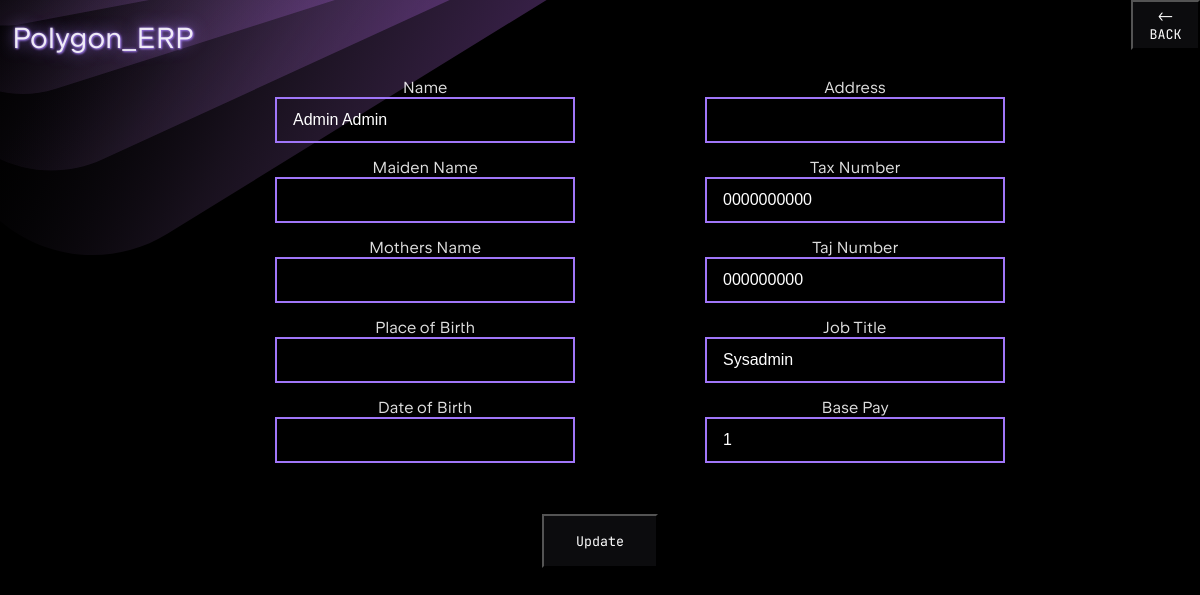
Page /user/edit_worker/1 (signed in) on the committed database.
### polygonerp/models/user.py (models this page shows, shortened)
class User(db.Model):
    id = db.Column(db.Integer, primary_key=True)
    username = db.Column(db.String(80), unique=True, nullable=False)
    password_hash = db.Column(db.String(255), unique = True, nullable=False)
    name = db.Column(db.String(200), nullable=False)
    maiden_name = db.Column(db.String(200), nullable=False)
    mothers_name = db.Column(db.String(200), nullable=False)
    pob = db.Column(db.String(200), nullable=False)
    dob = db.Column(db.String(200), nullable=False)
    address = db.Column(db.String(200), nullable=False)
    tax_num = db.Column(db.String(10), unique=True ,nullable=False)
    taj_number = db.Column(db.String(9), unique=True, nullable=False)
    job_title = db.Column(db.String(200), nullable=False)
    base_pay = db.Column(db.Integer, nullable=False)
    email_address = db.Column(db.String(200), nullable=False)
    is_admin = db.Column(db.Boolean, nullable=False)
    first_login = db.Column(db.Boolean, default=True)

### polygonerp/controllers/user_controller.py (the view)
    def update_user(self, user_id):
        user = User.query.get_or_404(user_id)
        form = UserForm(obj=user)
        if form.validate_on_submit():
            form.populate_obj(user)
            db.session.commit()
            print('updated successfully')
            return redirect(url_for('user.search_users'))
        return render_template('user/update_user.html', user=user, form=form)

### polygonerp/controllers/auth_controller.py (called while the page is built)
        def load_logged_in_user(self):
            user_id = session.get('user_id')
            g.user = User.query.filter_by(id=user_id).first() if user_id else None

### polygonerp/templates/user/update_user.html (shortened to what this page needs)
{% extends 'base.html' %}
{% block content %}
<form class="reg_form" method="post" onsubmit="return confirmUpdate()">
  <div class="form-columns">
    <div class="form-column">
      <div class="form-group">
        {{ form.name.label }} {{ form.name(class="form_inp") }}
      </div>
      <div class="form-group">
        {{ form.maiden_name.label }} {{ form.maiden_name(class="form_inp") }}
      </div>
      <div class="form-group">
        {{ form.mothers_name.label }} {{ form.mothers_name(class="form_inp") }}
      </div>
      <div class="form-group">
        {{ form.pob.label }} {{ form.pob(class="form_inp") }}
      </div>
      <div class="form-group">
        {{ form.dob.label }} {{ form.dob(class="form_inp") }}
      </div>
    </div>
    <div class="form-column">
      <div class="form-group">
        {{ form.address.label }} {{ form.address(class="form_inp") }}
      </div>
      <div class="form-group">
        {{ form.tax_num.label }} {{ form.tax_num(class="form_inp") }}
      </div>
      <div class="form-group">
        {{ form.taj_number.label }} {{ form.taj_number(class="form_inp") }}
      </div>
      <div class="form-group">
        {{ form.job_title.label }} {{ form.job_title(class="form_inp") }}
      </div>
      <div class="form-group">
        {{ form.base_pay.label }} {{ form.base_pay(class="form_inp") }}
      </div>
    </div>
  </div>
  <div class="form-submit">
    <input type="submit" value="Update" class="sign_in_button">
  </div>
</form>
{% endblock %}

### polygonerp/static/style.css (style rules this page uses)
:root { font-family: "JetBrains Sans", Inter, system-ui, Avenir, Helvetica, Arial, sans-serif; font-weight: 300; color: rgba(255, 255, 255, 0.87); background-color: #000000; text-align: center; }
.reg_form { display: flex; flex-direction: column; align-items: center; }
.sign_in_button { font-family: "JetBrains Mono", Inter, system-ui, sans-serif; background-color: rgba(25, 25, 28, 0.5); cursor: pointer; color: rgba(255, 255, 255, 1); padding: 1rem 2rem ; margin-top: 1rem; }
.form-columns { display: flex; gap: 50px; justify-content: center; margin-bottom: 20px; flex-wrap: wrap; }
.form-column { display: flex; flex-direction: column; flex: 1; margin-left: 80px; min-width: 300px; }
.form-group { display: flex; flex-direction: column; margin-bottom: 15px; }
.form_inp { padding: 0.75rem 1rem; font-size: 16px; border: 2px solid #a076f9; background: transparent; color: white; }

### rows in the picture
User: name "Admin Admin", tax_num "0000000000", taj_number "000000000", job_title "Sysadmin", base_pay "1"
